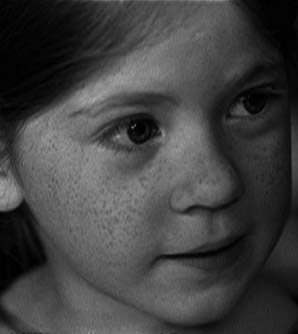
#> input picture 0521/p02_比較度增強/img2/img_nor2.jpg, 298 x 334 px
$ python 03_histNormalized.py
#> lines starting #> are read from the running program, lines starting #| are printed output that depends on the picture
#> further down, image is the input picture: shape (334, 298); min 0, max 174, mean 65.5
# -*- coding: utf-8 -*-

import numpy as np
import cv2
import matplotlib.pyplot as plt
#長條圖正規化
#1、若輸入是 8 點陣圖 ，一般設置 O_min = 0，O_max = 255
#2、若輸入的是歸一化的圖像，一般設置 O_min = 0，O_max = 1
def histNormalized(InputImage,O_min = 0,O_max = 255):
    #得到輸入圖像的最小灰度值
#> called with O_min = 0, O_max = 255
    I_min = np.min(InputImage)
#> I_min = 0
    #得到輸入圖像的最大灰度值
    I_max = np.max(InputImage)
#> I_max = 174
    #得到輸入圖像的寬高
    rows,cols = InputImage.shape
#> rows = 334; cols = 298
    #輸出圖像
    OutputImage = np.zeros(InputImage.shape,np.float32)
    #輸出圖像的映射
    cofficient = float(O_max - O_min)/float(I_max - I_min)
#> cofficient = 1.47
    for r in range(rows):
        for c in range(cols):
            OutputImage[r][c] = cofficient*( InputImage[r][c] - I_min) + O_min
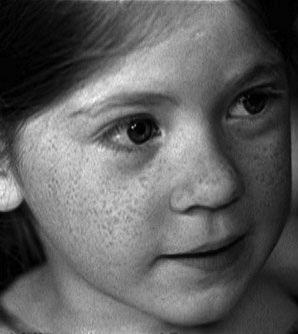
#> OutputImage: shape (334, 298) float32; min 0, max 255, mean 95.9
    return OutputImage


image = cv2.imread('img2/img_nor2.jpg',cv2.IMREAD_GRAYSCALE)
cv2.imshow("image",image)
#長條圖正規化
histNormResult = histNormalized(image)
#資料類型轉換，灰度級顯示
histNormResult = np.round(histNormResult)
histNormResult = histNormResult.astype(np.uint8)
#顯示長條圖正規化的圖片
cv2.imshow("histNormlized",histNormResult)
cv2.imwrite("histNormResult.jpg",histNormResult)
'''
#如果輸入圖像是歸一化的圖像
image_0_1 = image/255.0
#長條圖正規化
histNormResult = histNormalized(image_0_1,0,1)
#保存結果
histNormResult = 255.0*histNormResult
histNormResult = np.round(histNormResult)
histNormResult = histNormResult.astype(np.uint8)
'''
#顯示長條圖正規化後圖片的灰度長條圖
#組數
numberBins = 256
#計算灰度長條圖
rows,cols = image.shape
#> rows = 334; cols = 298
histNormResultSeq = histNormResult.reshape([rows*cols,])
histogram,bins,patch_image= plt.hist(histNormResultSeq,numberBins,facecolor='black',histtype='bar')
#> histogram = 256 values, max 1865 at index 4, min 0 at index 2, mean 388.8; bins = 257 values from 0 to 255; patch_image = 256 items
#設置坐標軸的標籤
plt.xlabel(u"gray Level")
plt.ylabel(u"number of pixels")
#設置坐標軸的範圍
y_maxValue = np.max(histogram)
#> y_maxValue = 1865
plt.axis([0,255,0,y_maxValue])
plt.show()
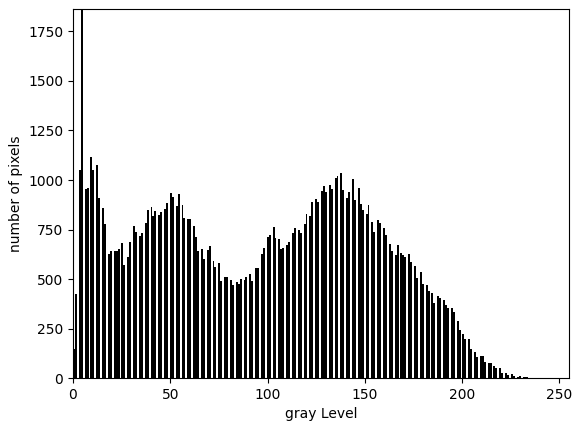
#> figure drawn by matplotlib, 1 panel; tallest bar 1865 high, from x = 3.98 to 4.98
cv2.waitKey(0)
cv2.destroyAllWindows()

$ run again, with 0521/p02_比較度增強/img2/equal.jpg copied over 0521/p02_比較度增強/img2/img_nor2.jpg
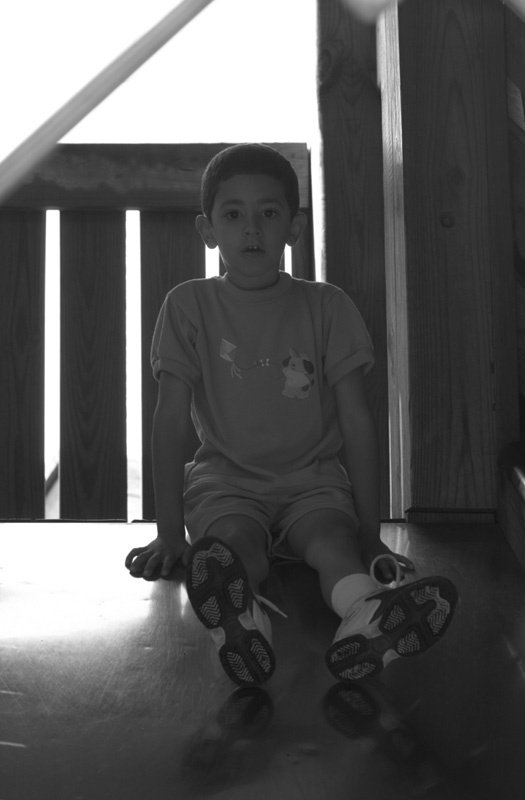
#> input picture 0521/p02_比較度增強/img2/equal.jpg, 525 x 800 px
#> image is the input picture: shape (800, 525); min 16, max 255, mean 89
#> I_min = 16
#> I_max = 255
#> cofficient = 1.07
#> histogram = 256 values, max 55342 at index 255, min 0 at index 8, mean 1640.6; bins = 257 values from 0 to 255; patch_image = 256 items
#> y_maxValue = 55342
#> `plt.show()`:
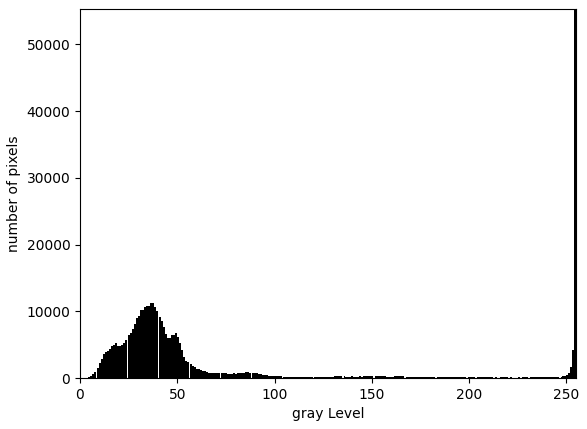
#> figure drawn by matplotlib, 1 panel; tallest bar 55342 high, from x = 254 to 255

$ run again, with 0521/p02_比較度增強/img2/img1.jpg copied over 0521/p02_比較度增強/img2/img_nor2.jpg
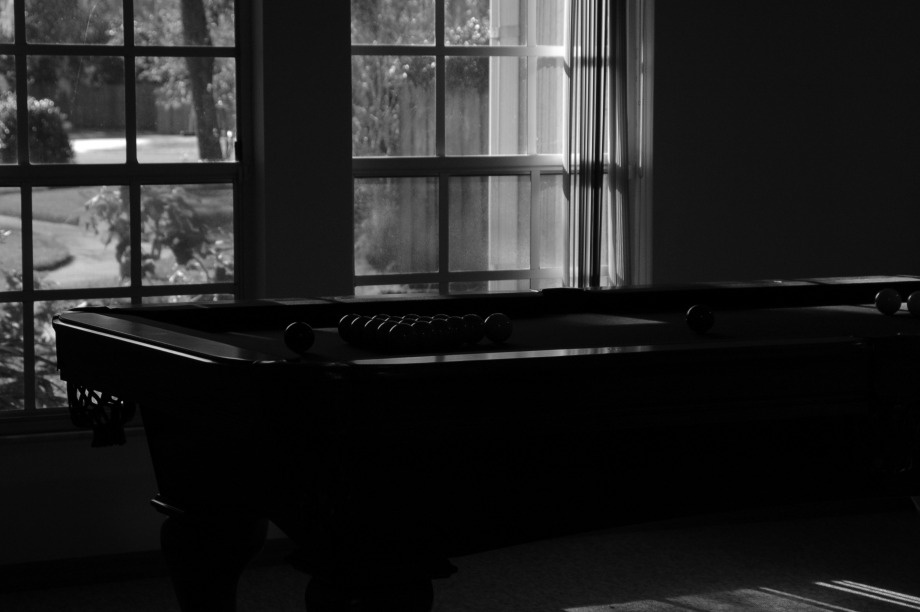
#> input picture 0521/p02_比較度增強/img2/img1.jpg, 920 x 612 px
#> image is the input picture: shape (612, 920); min 0, max 255, mean 35.3
#> I_min = 0
#> I_max = 255
#> cofficient = 1
#> histogram = 256 values, max 103535 at index 1, min 20 at index 243, mean 2199.4; bins = 257 values from 0 to 255; patch_image = 256 items
#> y_maxValue = 103535
#> `plt.show()`:
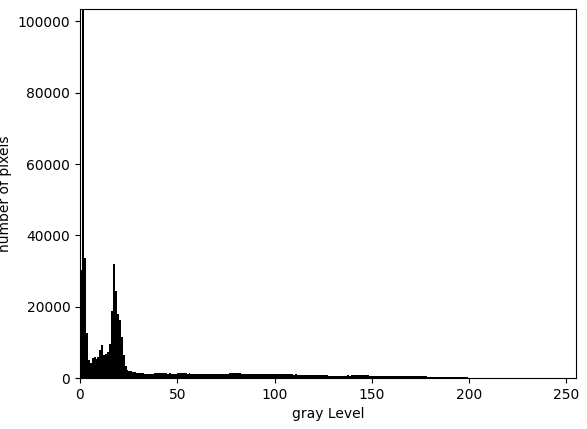
#> figure drawn by matplotlib, 1 panel; tallest bar 103535 high, from x = 0.996 to 1.99
